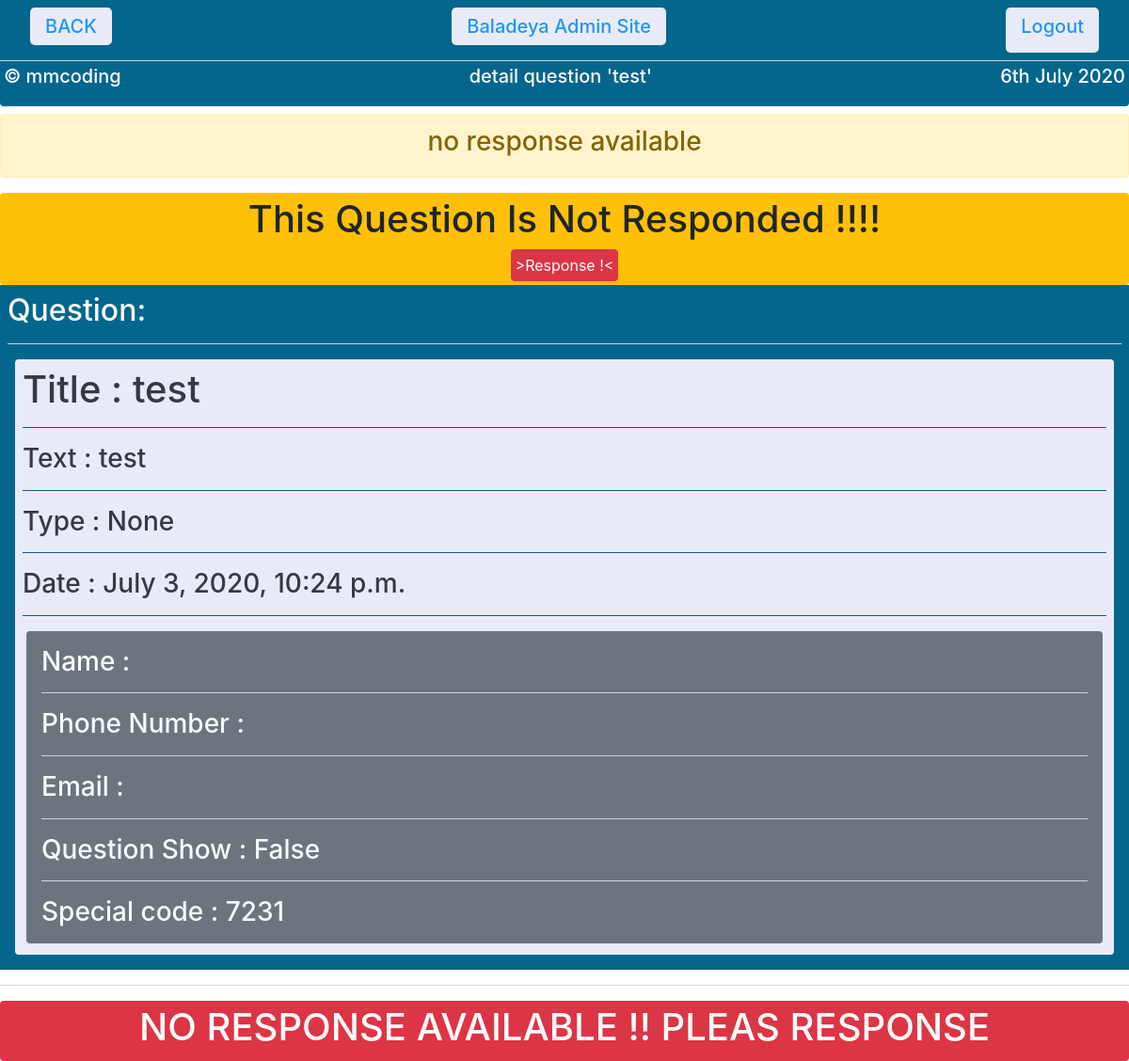
The page /adminbaladeya/question/3/ (signed in) on the database its author committed.
### website/models.py (models this page shows, shortened)
class Question(models.Model):
    Question_full_name =            models.CharField(max_length=128, blank=True, null=True)
    Question_email =                models.EmailField(blank=True, null=True)
    Question_phone =                models.CharField(max_length=15, blank=True, null=True)
    Question_title =                models.CharField(max_length=128, blank=True, null=True)
    Question_text =                 models.TextField(blank=True, null=True)
    Question_principal_image =      models.ImageField(upload_to='Contactus/Question/Principal/Image/', blank=True, null=True)
    Question_date =                 models.DateTimeField(blank=True, null=True, default=datetime.now)
    Question_type =                 models.ForeignKey(QuestionType, on_delete=models.CASCADE,  blank=True, null=True,related_name='question')
    Question_show =                 models.BooleanField(default=False)
    specialcode=                    models.CharField(max_length=20,null=True, blank=True)
    madetby=models.ForeignKey(User,blank=True,null=True,on_delete=models.CASCADE,related_name='question')

### baladeyaadmin/views.py (the view)
# urls.py: path('question/<int:pk>/',question_detail_view,name='questiondetail'),#question_detail_view
@login_required
def question_detail_view(request,pk):
    response=0
    responsefile=0
    thequestion= Question.objects.get(pk=pk)
    try :
        response = get_object_or_404(Response, response_question=thequestion)
    except :
        messages.warning(request,'no response available')
    try :
        responsefile = ResponseFile.objects.filter( response_response=thequestion)
    except :
        messages.warning(request,'no response addtional file exist')
    context = {
        'object':thequestion,
        'theresponse':response,
        'theresponsefile':responsefile,
    }
    return render(request,'admin/question/detail.html',context)

### templates/admin/question/detail.html (shortened to what this page needs)
{% extends 'admin/adminbase.html' %}
{% block directory %}detail question '{{object.Question_title}}' {% endblock %}
{% block admincontent %}
    {% if object.response.all.last %}
        <div class="badge badge-success p-1 m-0h1 text-center w-100"><h1>This Question Is Responded</h1></div>
    {% else %}
        <div class="badge badge-warning p-1 m-0h1 text-center w-100"><h1>This Question Is Not Responded !!!!</h1><a href="response/" class="btn btn-danger  p-1">>Response !<</a></div>
    {% endif %}
<div class="bac mx-auto p-2  ">
    <h2 class="text-light">Question:</h2>
    <hr class="bac1">
    <div class="bac1 text-dark p-2 m-2 h3 rounded">
       <h1> Title : {{object.Question_title}} </h1>
        <hr class="w-100 bac">
        Text : {{object.Question_text}}
        <hr class="w-100 bac">
        Type : {{object.Question_type}}
        <hr class="w-100 bac">
        Date : {{object.Question_date}}
        <hr class="w-100 bac">
        <div class="bg-secondary text-light p-3 m-1 h3 rounded">
            Name : {{object.Question_full_name}}
            <hr class="w-100 bac1">
            Phone Number : {{object.Question_phone}}
            <hr class="w-100 bac1">
            Email : {{object.Question_email}}
            <hr class="w-100 bac1">
            Question Show : {{object.Question_show}}
            <hr class="w-100 bac1">
            Special code : {{object.specialcode}}
        </div>
    </div>
</div>
<hr class="bac1 ">
{% if object.response.all.last %}
    <div class="bac mx-auto p-2  ">
        <h2 class="text-light">Response:</h2>
            <hr class="bac1">
        <div class="bac1 text-dark p-2 m-2 h3 rounded">
        <h1>    Title : {{theresponse.response_title}} </h1>
            <hr class="w-100 bac">
            Text : {{theresponse.response_description}}
            <hr class="w-100 bac">
            Date : {{theresponse.response_date}}
            <hr class="w-100 bac">
            {% if theresponse.response_principal_image %}
                Principale image : <img src="{{theresponse.response_principal_image.url}}" class="rounded" height="200" alt="">
                <h6 style="font-size: xx-small;">image name :{{theresponse.response_principal_image.name}}</h6>
                <hr class="w-100 bac">
            {% endif %}
        </div>
  {% if theresponsefile %}
        <div class="bac1 text-dark p-3 m-4 h3 rounded">
            <h1>All Additional file :</h1>
            <div class="bac w-80 mx-auto rounded my-5 " style="height: 8px;"></div>
                {% for responsefile in theresponsefile %}
                    {% if responsefile.response_image %}
                        Image Number {{ forloop.counter }} : <img src="{{responsefile.response_image.url}}" class="rounded" height="200" alt="">
                        <h6 style="font-size: xx-small;">image name :{{responsefile.response_image.name}}</h6>
                        <hr class="w-80      bac">
                    {% endif %}
                    {% if responsefile.response_file %}
                        The file Number {{ forloop.counter }} : <a href="{{responsefile.response_file.url}}" class="btn btn-primary" alt="">Open the file </a>
                        <h6 style="font-size: xx-small;">file name :{{responsefile.response_file.name}}</h6>
                    {% endif %}
                <div class="bac w-80 mx-auto rounded my-5 " style="height: 8px;"></div>
                {% endfor %}
            </div>
        {% else %}
            <div class="badge badge-danger p-1 w-100 text-center"> <h1 class="text-center">NO extra file to show</h1> </div>
        {% endif %}
    </div>
    {% else %}
    <div class="badge badge-danger p-1 w-100 text-center"> <h1 class="text-center">NO RESPONSE AVAILABLE !! PLEAS RESPONSE</h1> </div>
    {% endif %}
{% endblock %}

### templates/admin/adminbase.html (style rules this page uses)
.bac { background: #05668D; }
.bac1 { background: #E8EBF7; }

### rows shown on the page
Question: Question_title "test", Question_text "test", Question_type "None", Question_date "July 3, 2020, 10:24 p.m.", Question_show "False", specialcode "7231"

### other values the page prints
{{ message }} "no response available"
